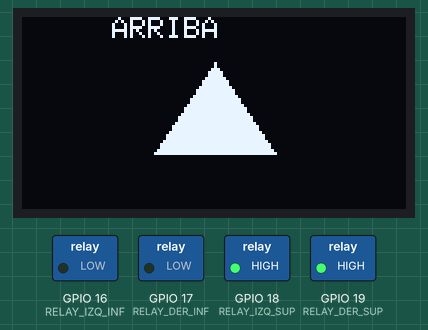
Simulated run of this sketch. Board: ESP32. Shown: 128×64 one-colour display, switched loads named in the sketch (green lamp = pin HIGH).

Above: at 0.1 s.
At 2.2 s:
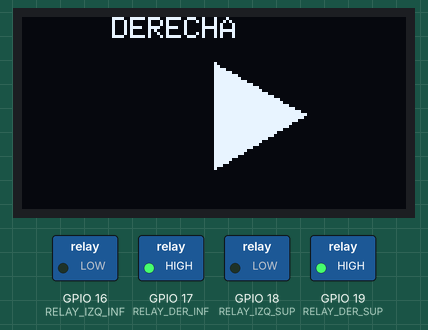
At 4.2 s:
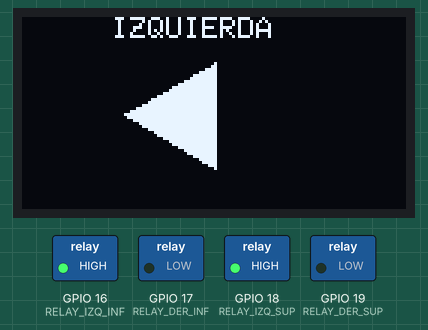
At 6.2 s:
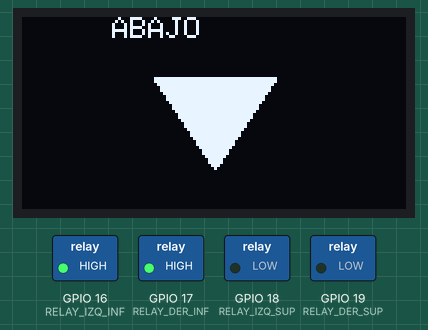
Timing chart, 0 to 40.0 s (numbered marks = the images above):
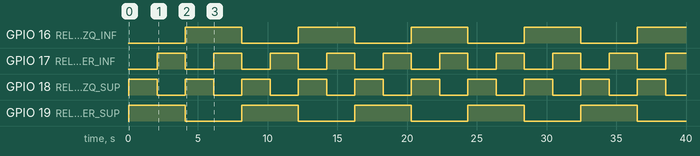

The sketch:

led_blink.ino
```cpp
#include <Wire.h>
#include <Adafruit_GFX.h>
#include <Adafruit_SSD1306.h>

#define SCREEN_WIDTH 128
#define SCREEN_HEIGHT 64
#define OLED_RESET    -1
Adafruit_SSD1306 display(SCREEN_WIDTH, SCREEN_HEIGHT, &Wire, OLED_RESET);

// Definición de pines según tu diagram.json actual
const int RELAY_IZQ_SUP = 18; // LED Verde (Izq Sup)
const int RELAY_DER_SUP = 19; // LED Amarillo (Der Sup)
const int RELAY_IZQ_INF = 16; // LED Cian (Izq Inf)
const int RELAY_DER_INF = 17; // LED Azul (Der Inf)

void setup() {
  Serial.begin(115200);

  pinMode(RELAY_IZQ_SUP, OUTPUT);
  pinMode(RELAY_IZQ_INF, OUTPUT);
  pinMode(RELAY_DER_SUP, OUTPUT);
  pinMode(RELAY_DER_INF, OUTPUT);

  apagarTodos();

  if(!display.begin(SSD1306_SWITCHCAPVCC, 0x3C)) {
    Serial.println(F("Fallo al asignar SSD1306"));
    while(1);
  }
  display.clearDisplay();
  display.display();
}

void loop() {
  // 1. DOS LEDS DE ARRIBA (Verde y Amarillo) -> FLECHA ARRIBA
  apagarTodos();
  digitalWrite(RELAY_IZQ_SUP, HIGH);
  digitalWrite(RELAY_DER_SUP, HIGH);
  mostrarFlecha("ARRIBA");
  delay(2000);

  // 2. DOS DE LA DERECHA (Amarillo y Azul) -> FLECHA DERECHA
  apagarTodos();
  digitalWrite(RELAY_DER_SUP, HIGH);
  digitalWrite(RELAY_DER_INF, HIGH);
  mostrarFlecha("DERECHA");
  delay(2000);

  // 3. DOS DE LA IZQUIERDA (Verde y Cian) -> FLECHA IZQUIERDA
  apagarTodos();
  digitalWrite(RELAY_IZQ_SUP, HIGH);
  digitalWrite(RELAY_IZQ_INF, HIGH);
  mostrarFlecha("IZQUIERDA");
  delay(2000);

  // 4. DOS LEDS DE ABAJO (Cian y Azul) -> FLECHA ABAJO
  apagarTodos();
  digitalWrite(RELAY_IZQ_INF, HIGH);
  digitalWrite(RELAY_DER_INF, HIGH);
  mostrarFlecha("ABAJO");
  delay(2000);
}

// Funciones con lógica invertida (HIGH = Encendido, LOW = Apagado para este montaje)
void apagarTodos() {
  digitalWrite(RELAY_IZQ_SUP, LOW);
  digitalWrite(RELAY_IZQ_INF, LOW);
  digitalWrite(RELAY_DER_SUP, LOW);
  digitalWrite(RELAY_DER_INF, LOW);
}

void mostrarFlecha(String direccion) {
  display.clearDisplay();

  display.setTextSize(1);
  display.setTextColor(SSD1306_WHITE);
  display.setCursor(30, 0);
  display.print(direccion);

  if (direccion == "ARRIBA") {
    display.fillTriangle(64, 15, 44, 45, 84, 45, SSD1306_WHITE);
  }
  else if (direccion == "DERECHA") {
    display.fillTriangle(94, 32, 64, 15, 64, 50, SSD1306_WHITE);
  }
  else if (direccion == "IZQUIERDA") {
    display.fillTriangle(34, 32, 64, 15, 64, 50, SSD1306_WHITE);
  }
  else if (direccion == "ABAJO") {
    display.fillTriangle(64, 50, 44, 20, 84, 20, SSD1306_WHITE);
  }

  display.display();
}
```

Measured:
- by itself, GPIO 16 (RELAY_IZQ_INF), GPIO 19 (RELAY_DER_SUP): alternates HIGH for 4.1 s and LOW for 4.1 s
- by itself, GPIO 17 (RELAY_DER_INF), GPIO 18 (RELAY_IZQ_SUP): alternates HIGH for 2.0 s and LOW for 2.0 s
- by itself, everything shown: repeats every 8.1 s, in 4 steps
- what the display in image 0 shows lasts 2.0 s, from 0.1 s to 2.1 s
